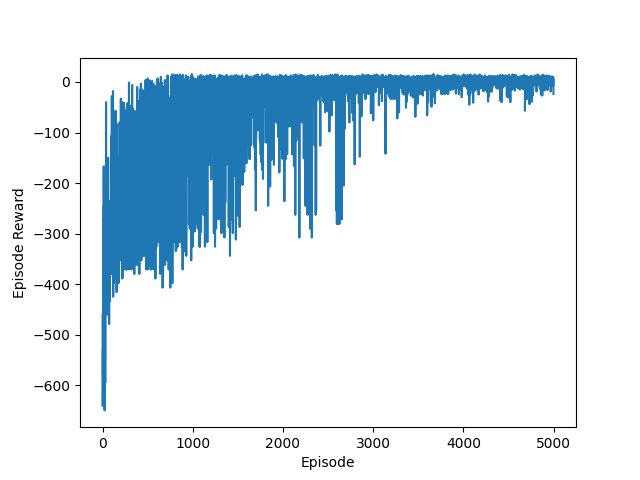

The Python source for this figure:
#双重Q学习agent

import gym
import numpy as np
import warnings
import matplotlib.pyplot as plt
import pandas as pd
warnings.filterwarnings("ignore")

env=gym.make('Taxi-v3')

class DoubleQLearningAgent:
    def __init__(self, env, gamma=0.9, learning_rate=0.1, epsilon=0.1):
        self.gamma = gamma
        self.learner_rate = learning_rate
        self.epsilon = epsilon
        self.action_n=env.action_space.n
        self.Q0 = np.zeros((env.observation_space.n, env.action_space.n))
        self.Q1 = np.zeros((env.observation_space.n, env.action_space.n))


    def decide(self, state):
        if np.random.uniform(0, 1) < self.epsilon:
            action = np.random.choice(self.action_n)
        else:
            action = np.argmax((self.Q0+self.Q1)[state])
        return action

    def learn(self, state, action, reward, next_state, done):
        if np.random.randint(2):
            self.Q0, self.Q1 = self.Q1, self.Q0
        a=self.Q0[next_state].argmax()
        u=reward+self.gamma*self.Q1[next_state, a]*(1-done)
        td_error=u-self.Q0[state, action]
        self.Q0[state, action]+=self.learner_rate*td_error



agent = DoubleQLearningAgent(env)

def play_qlearning(env, agent, train=False, render=False):
    episode_reward = 0
    observation = env.reset()
    while True:
        if render:
            env.render()
        action = agent.decide(observation)
        next_observation, reward, done, _ = env.step(action)
        episode_reward += reward
        if train:
            agent.learn(observation, action, reward, next_observation, done)
        if done:
            break
        observation = next_observation
    return episode_reward

episodes=5000
episode_rewards=[]
for i in range(episodes):
    episode_reward=play_qlearning(env, agent, train=True)
    episode_rewards.append(episode_reward)
    if i % 100 == 0:
        print(f"Episode {i}: {episode_reward}")


plt.plot(episode_rewards)
plt.xlabel("Episode")
plt.ylabel("Episode Reward")
plt.savefig("5-11.png")
plt.show()
plt.close()

#测试
agent.epsilon=0.0
episode_rewards=[play_qlearning(env,agent) for _ in range(100)]
print("平均回合奖励：{}/{} = {}".format(sum(episode_rewards), len(episode_rewards), np.mean(episode_rewards)))

